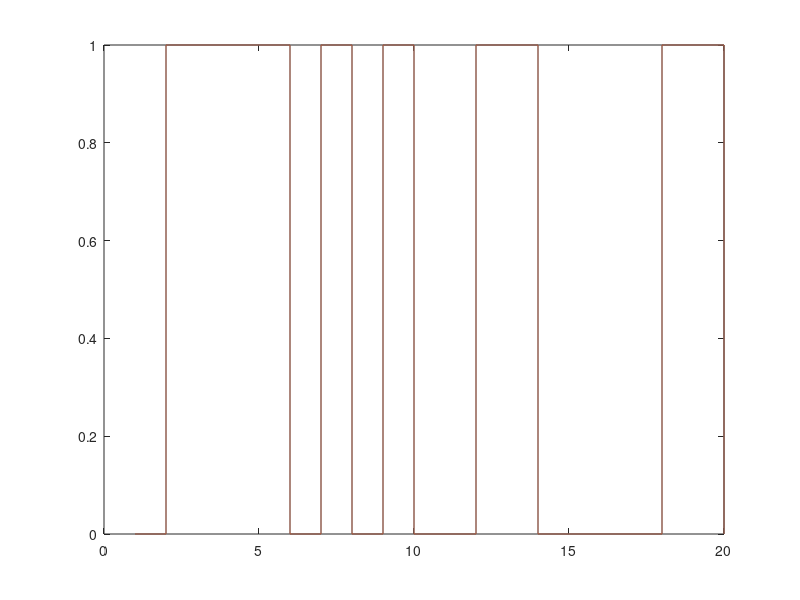

Source code (MATLAB):
signal = randi([0,1], 20,1);
%figure
%stairs(signal)
power = var(signal);
snr = 10;
No = power/snr;
noise = randn(20,1)*sqrt(No);
recieved_signal = signal + noise;
%figure
%stairs(recieved_signal)
dec = zeros(20,1);
%figure
%stairs(dec)
for c = 1:length(recieved_signal)
    if recieved_signal(c) >= 0.5
        dec(c) = 1;
    else
        dec(c) = 0;
    end
end
count = 0;
for c = 1:length(dec)
    if signal(c) ~= dec(c)
        count = count + 1;
    end
end
display(count)
Y = [signal, dec];
figure
stairs(Y)
        